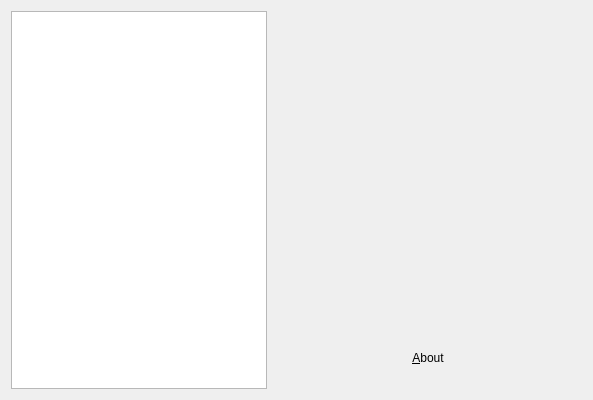
<?xml version="1.0" encoding="UTF-8"?>
<ui version="4.0">
 <class>GreetingPage</class>
 <widget class="QWidget" name="GreetingPage">
  <property name="geometry">
   <rect>
    <x>0</x>
    <y>0</y>
    <width>593</width>
    <height>400</height>
   </rect>
  </property>
  <property name="windowTitle">
   <string>Form</string>
  </property>
  <layout class="QHBoxLayout" name="horizontalLayout">
   <item>
    <widget class="QListWidget" name="languageWidget">
     <property name="sizePolicy">
      <sizepolicy hsizetype="Preferred" vsizetype="Expanding">
       <horstretch>0</horstretch>
       <verstretch>0</verstretch>
      </sizepolicy>
     </property>
    </widget>
   </item>
   <item>
    <layout class="QVBoxLayout" name="verticalLayout" stretch="0,0,0,0,0,0">
     <item>
      <spacer name="verticalSpacer_3">
       <property name="orientation">
        <enum>Qt::Vertical</enum>
       </property>
       <property name="sizeType">
        <enum>QSizePolicy::Fixed</enum>
       </property>
       <property name="sizeHint" stdset="0">
        <size>
         <width>20</width>
         <height>20</height>
        </size>
       </property>
      </spacer>
     </item>
     <item>
      <spacer name="verticalSpacer">
       <property name="orientation">
        <enum>Qt::Vertical</enum>
       </property>
       <property name="sizeHint" stdset="0">
        <size>
         <width>20</width>
         <height>40</height>
        </size>
       </property>
      </spacer>
     </item>
     <item>
      <widget class="QLabel" name="mainText">
       <property name="sizePolicy">
        <sizepolicy hsizetype="Expanding" vsizetype="Preferred">
         <horstretch>3</horstretch>
         <verstretch>0</verstretch>
        </sizepolicy>
       </property>
       <property name="text">
        <string notr="true">&lt;Calamares welcome text&gt;</string>
       </property>
      </widget>
     </item>
     <item>
      <spacer name="verticalSpacer_2">
       <property name="orientation">
        <enum>Qt::Vertical</enum>
       </property>
       <property name="sizeHint" stdset="0">
        <size>
         <width>20</width>
         <height>40</height>
        </size>
       </property>
      </spacer>
     </item>
     <item>
      <layout class="QHBoxLayout" name="horizontalLayout_2">
       <item>
        <spacer name="horizontalSpacer">
         <property name="orientation">
          <enum>Qt::Horizontal</enum>
         </property>
         <property name="sizeHint" stdset="0">
          <size>
           <width>40</width>
           <height>20</height>
          </size>
         </property>
        </spacer>
       </item>
       <item>
        <widget class="QPushButton" name="aboutButton">
         <property name="text">
          <string>&amp;About</string>
         </property>
         <property name="flat">
          <bool>true</bool>
         </property>
        </widget>
       </item>
       <item>
        <spacer name="horizontalSpacer_2">
         <property name="orientation">
          <enum>Qt::Horizontal</enum>
         </property>
         <property name="sizeHint" stdset="0">
          <size>
           <width>40</width>
           <height>20</height>
          </size>
         </property>
        </spacer>
       </item>
      </layout>
     </item>
     <item>
      <spacer name="verticalSpacer_4">
       <property name="orientation">
        <enum>Qt::Vertical</enum>
       </property>
       <property name="sizeType">
        <enum>QSizePolicy::Fixed</enum>
       </property>
       <property name="sizeHint" stdset="0">
        <size>
         <width>20</width>
         <height>20</height>
        </size>
       </property>
      </spacer>
     </item>
    </layout>
   </item>
  </layout>
 </widget>
 <resources/>
 <connections/>
</ui>
